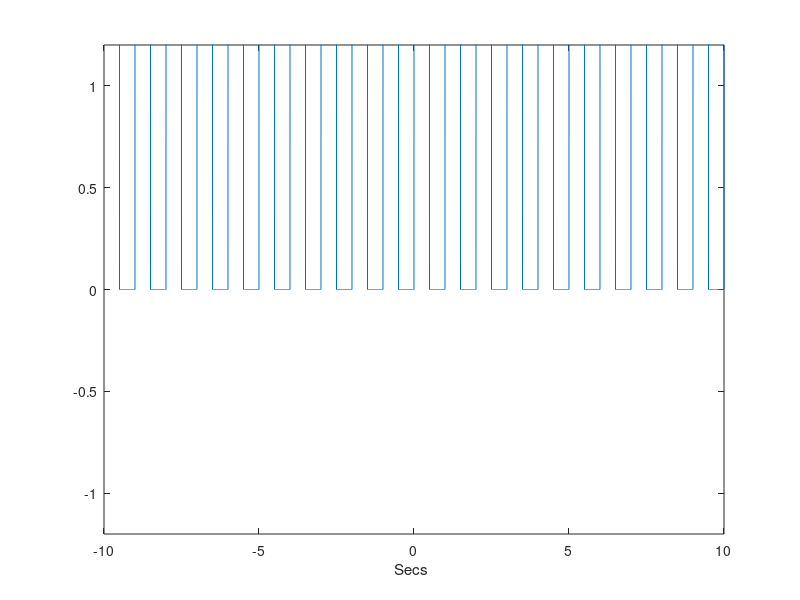
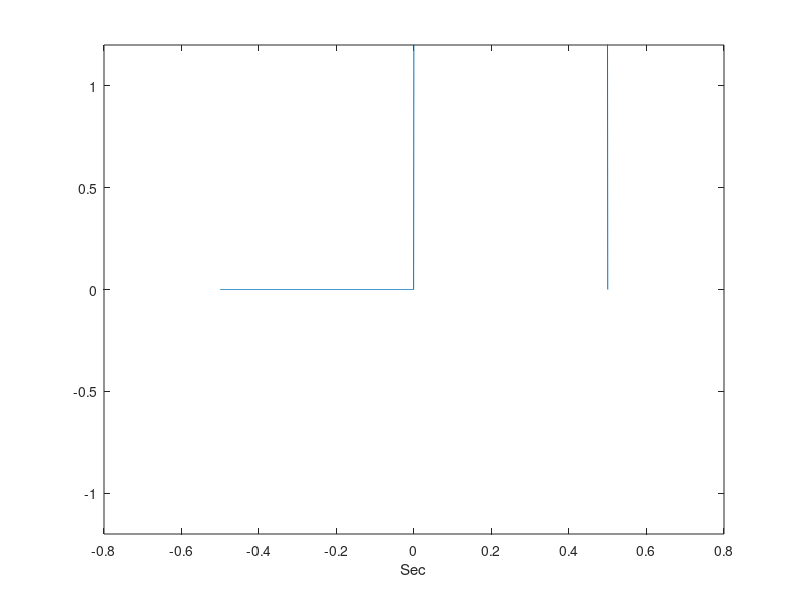

MATLAB code for these plots, in order:
clear all;
close all;
clc;

Ts = 0.001; % Approximate the continous time
t = -10:Ts:10; %Time verctor small step size to appr continous time
Tp = 1;
tau = 0.5; % Pulse Width, duty cycle
dc = 1; % DC offset 
x = (dc + square(2 * pi * t/Tp, tau*100));
plot(t,x);
xlabel("Secs ");
ylim([-1.2 1.2]);
pause 

Fo = 1 / Tp;

% Extract a portion from this signal

fi_per = find(t == -Tp/2) : find(t == Tp/2) ; 
xport = x(fi_per);
figure 
plot(t(fi_per),xport);
xlabel("Sec");
ylim([-1.2 1.2]);
pause 



